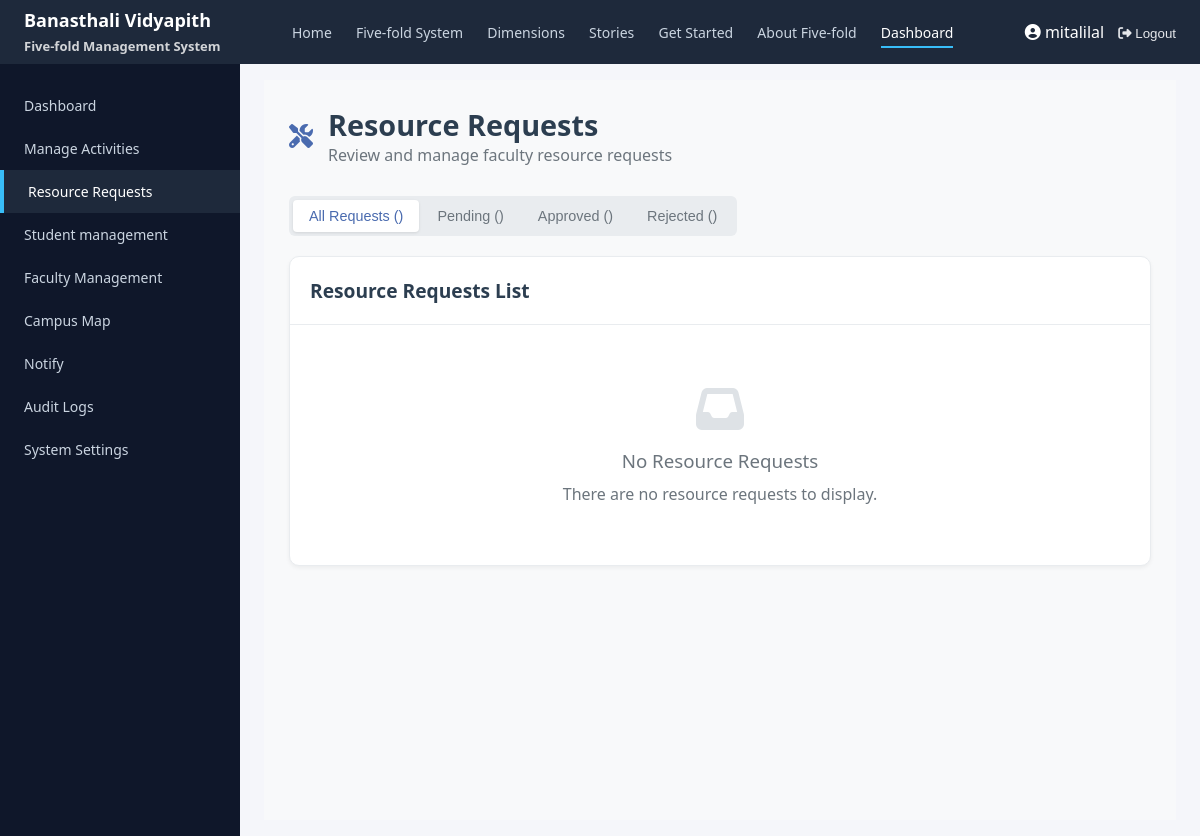
Before: /resource-requests/ (signed in) with the older database file.
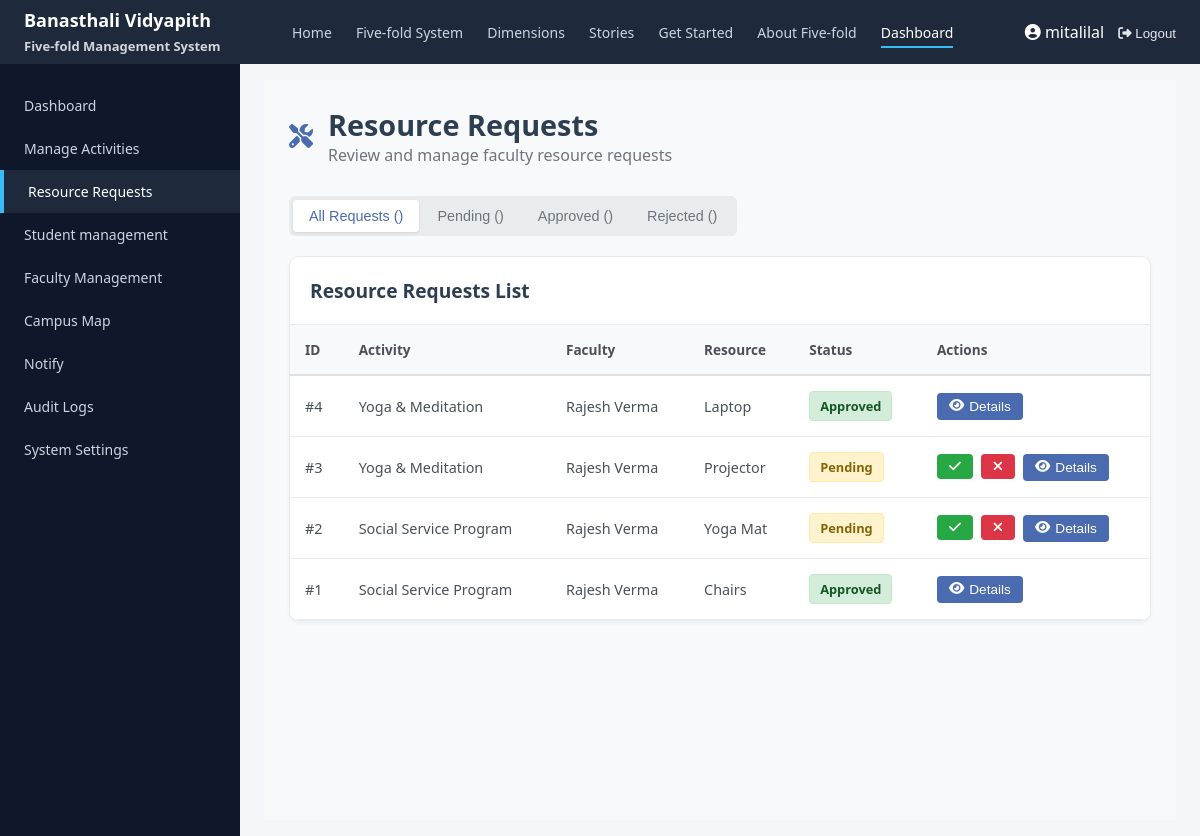
After: the same page with the newer database file.
### activities_app/models.py (models this page shows, shortened)
class ResourceRequest(models.Model):
    STATUS_CHOICES = [
        ("pending", "Pending"),
        ("approved", "Approved"),
        ("rejected", "Rejected"),
    ]
    RESOURCE_TYPES = [
        ("equipment", "Equipment"),
        ("infrastructure", "Infrastructure"),
        ("transport", "Transport"),
        ("budget", "Budget"),
        ("other", "Other"),
    ]
    activity = models.ForeignKey(Activity, on_delete=models.CASCADE)
    sender = models.ForeignKey(
        settings.AUTH_USER_MODEL,
        on_delete=models.CASCADE
    )
    resource_type = models.CharField(
        max_length=30,
        choices=RESOURCE_TYPES
    )
    description = models.TextField()
    quantity = models.CharField(max_length=100, blank=True)
    status = models.CharField(
        max_length=20,
        choices=STATUS_CHOICES,
        default="pending"
    )
    admin_remarks = models.TextField(blank=True)
    created_at = models.DateTimeField(auto_now_add=True)

class Activity(models.Model):
    title = models.CharField(max_length=200)
    description = models.TextField()
    fold = models.CharField(max_length=50)
    total_seats = models.IntegerField()
    filled_seats = models.IntegerField()
    quick_notes = models.TextField(blank=True)
    fee = models.PositiveIntegerField(default=0)
    latitude = models.FloatField(null=True, blank=True)
    longitude = models.FloatField(null=True, blank=True)
    faculty = models.ForeignKey(
        User,
        on_delete=models.CASCADE,
        related_name="activities"
    )

### activities_app/admin_views.py (the view)
@login_required
@user_passes_test(is_admin)
def admin_resource_requests(request):
    requests = ResourceRequest.objects.select_related(
        "activity", "sender"
    ).order_by("-created_at")
    return render(
        request,
        "activities_app/admin/resource_requests.html",
        {"requests": requests},
    )

### activities_app/admin_views.py (called while the page is built)
def is_admin(user):
    return user.is_staff or user.is_superuser

### activities_app/templates/activities_app/admin/resource_requests.html (shortened to what the changed rows need)
{% load static %}
<!DOCTYPE html>
<html lang="en">
<head>
    <link rel="stylesheet" href="{% static 'auth_app/css/dashboard.css' %}">
    <link rel="stylesheet" href="https://cdnjs.cloudflare.com/ajax/libs/font-awesome/6.4.0/css/all.min.css">
</head>
<body class="faculty-dashboard">
<div class="dashboard-layout">
    <main class="content">
        <div class="dashboard-content">
            <div class="page-header">
                <div class="page-title">
                    <div>
                        <h1>Resource Requests</h1>
                    </div>
                </div>
            </div>
            <div class="table-card">
                <div class="card-header">
                    <h2>Resource Requests List</h2>
                </div>
                {% if requests %}
                    <table class="simple-table">
                        <thead>
                            <tr>
                                <th>ID</th>
                                <th>Activity</th>
                                <th>Faculty</th>
                                <th>Resource</th>
                                <th>Status</th>
                                <th>Actions</th>
                            </tr>
                        </thead>
                        <tbody>
                            {% for req in requests %}
                            <tr data-id="{{ req.id }}" data-status="{{ req.status }}">
                                <td>#{{ req.id }}</td>
                                <td>{{ req.activity.title|truncatechars:30 }}</td>
                                <td>{{ req.sender.get_full_name|default:req.sender.username }}</td>
                                <td>{{ req.resource_type|title }}</td>
                                <td>
                                    <span class="status-badge {{ req.status }}">
                                        {{ req.status|title }}
                                    </span>
                                </td>
                                <td>
                                    <div style="display: flex; gap: 8px; flex-wrap: wrap;">
                                        {% if req.status == "pending" %}
                                        <form method="post" action="{% url 'update_resource_request' req.id %}"
                                              class="action-form" style="display: inline;">
                                            <button type="submit" class="btn btn-approve" title="Approve">
                                                <i class="fas fa-check"></i>
                                            </button>
                                        </form>
                                        <form method="post" action="{% url 'update_resource_request' req.id %}"
                                              class="action-form" style="display: inline;">
                                            <button type="submit" class="btn btn-reject" title="Reject">
                                                <i class="fas fa-times"></i>
                                            </button>
                                        </form>
                                        {% endif %}
                                        <button class="btn btn-details view-details-btn"
                                                data-id="{{ req.id }}"
                                                title="View Details">
                                            <i class="fas fa-eye"></i> Details
                                        </button>
                                    </div>
                                </td>
                            </tr>
                            {% endfor %}
                        </tbody>
                    </table>
                {% else %}
                    <div class="empty-state">
                        <i class="fas fa-inbox"></i>
                        <h3>No Resource Requests</h3>
                        <p>There are no resource requests to display.</p>
                    </div>
                {% endif %}
            </div>
        </div>
    </main>
</div>
</body>
</html>

Changed rows visible on the page:
added ResourceRequest: id "4", activity "Yoga & Meditation", sender.get_full_name "Rajesh Verma", resource_type "Laptop", status "Approved"
added ResourceRequest: id "3", activity "Yoga & Meditation", sender.get_full_name "Rajesh Verma", resource_type "Projector", status "Pending"
added ResourceRequest: id "2", activity "Social Service Program", sender.get_full_name "Rajesh Verma", resource_type "Yoga Mat", status "Pending"
added ResourceRequest: id "1", activity "Social Service Program", sender.get_full_name "Rajesh Verma", resource_type "Chairs", status "Approved"
Other visible differences:
text no longer shown: "No Resource Requests There are no resource requests to display."
text now shown: "ID Activity Faculty Resource Status Actions"
